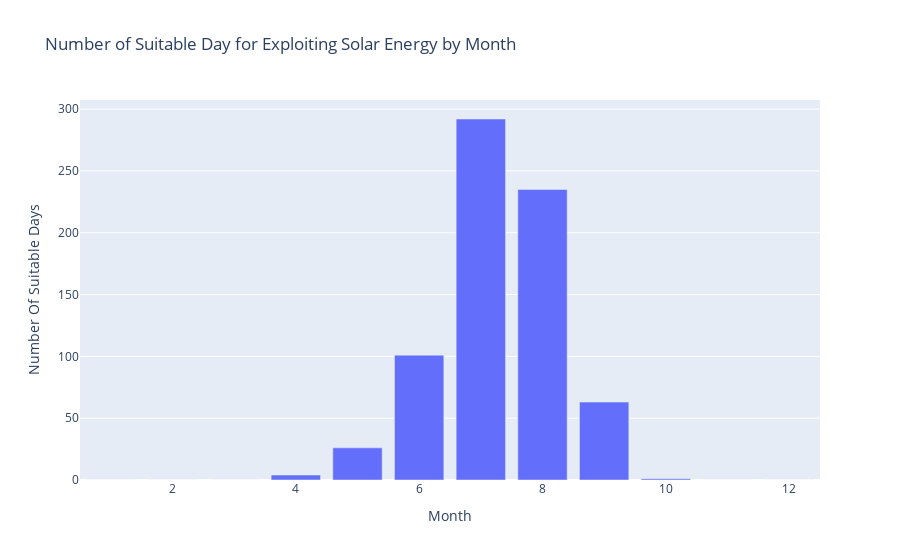

Notebook code for this chart:
### Code cell
fig = px.bar(all_months, x='Month', y='Number Of Suitable Days', 
             title='Number of Suitable Day for Exploiting Solar Energy by Month')
fig.show()

### Figure 1 — Plotly figure (JSON) as saved in the notebook; plotly's stock layout.template omitted (floating-point values rounded to 4 significant figures)
{"data": [{"alignmentgroup": "True", "hovertemplate": "Month=%{x}<br>Number Of Suitable Days=%{y}<extra></extra>", "legendgroup": "", "marker": {"color": "#636efa", "pattern": {"shape": ""}}, "name": "", "offsetgroup": "", "orientation": "v", "showlegend": false, "textposition": "auto", "type": "bar", "x": [1, 2, 3, 4, 5, 6, 7, 8, 9, 10, 11, 12], "xaxis": "x", "y": [0, 0, 0, 4, 26, 101, 292, 235, 63, 1, 0, 0], "yaxis": "y"}], "layout": {"barmode": "relative", "legend": {"tracegroupgap": 0}, "title": {"text": "Number of Suitable Day for Exploiting Solar Energy by Month"}, "xaxis": {"anchor": "y", "domain": [0, 1], "title": {"text": "Month"}}, "yaxis": {"anchor": "x", "domain": [0, 1], "title": {"text": "Number Of Suitable Days"}}}}
